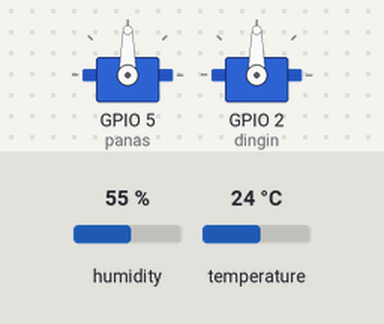
The program below on a simulated ESP32. On the bench: 2 × servo. The inputs (shaded band) are chosen by the test bench; at power-on: humidity 55 %, temperature 24 °C. WiFi joins after 1.5 s; servers stay silent unless stated; uploads are accepted with an empty reply; what the program prints to the serial monitor is not drawn.

Above: at 1.65 s.
At 3.3 s:
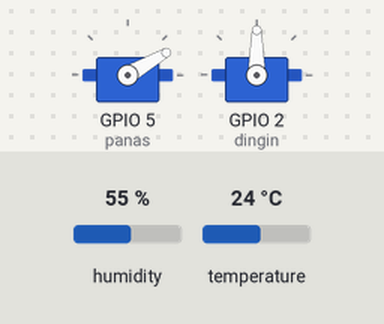
At 4.95 s:
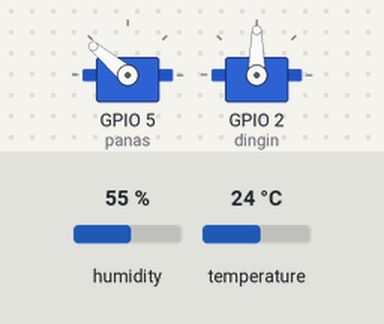
At 8.25 s:
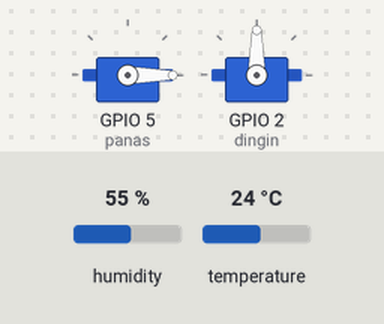
Timing chart, 0 to 10.2 s (numbered marks = the images above):
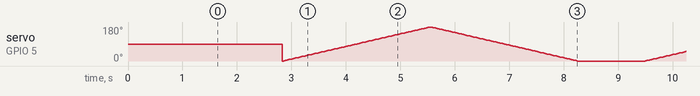

The program:

main.cpp
```cpp
#include "DHT.h"
#include <ESP32Servo.h>
#include <Arduino.h>
#if defined(ESP32)
  #include <WiFi.h>
#elif defined(ESP8266)
  #include <ESP8266WiFi.h>
#endif
#include <Firebase_ESP_Client.h>
#include <HTTPClient.h>
#include <Adafruit_Sensor.h>
#include <LittleFS.h>
#include <SD.h>
#include <Update.h>

#define DHTPIN 13
#define DHTTYPE DHT22

DHT dht(DHTPIN, DHTTYPE);

Servo panas;
Servo dingin;
int pos = 0;
//Provide the token generation process info.
#include "addons/TokenHelper.h"
//Provide the RTDB payload printing info and other helper functions.
#include "addons/RTDBHelper.h"

// Insert your network credentials
// WiFi credentials
const char* ssid = "Wokwi-GUEST";
const char* password = "";

// Firebase configuration
const char* FIREBASE_HOST = "buthtub-firebase-default-rtdb.firebaseio.com";
const char* FIREBASE_AUTH = "tGTdtPHtflw95j7ZM4WSfTRtzLQDcAxtQAzudEem";
const char* databaseURL = "https://buthtub-firebase-default-rtdb.firebaseio.com/data.json";

void setup() {
  panas.attach(5);
  dingin.attach(2);
  Serial.begin(9600);
  dht.begin();
  delay(100);

  // Connect to WiFi
  WiFi.begin(ssid, password);
  Serial.print("Connecting to WiFi");
  while (WiFi.status() != WL_CONNECTED) {
    Serial.print(".");
    delay(300);
  }
  Serial.println();
  Serial.print("Connected with IP: ");
  Serial.println(WiFi.localIP());
  Serial.println();
}

void loop() {
  // Read temperature and humidity
  float t = dht.readTemperature();
  float h = dht.readHumidity();
  Serial.print("Water temperature: ");
  Serial.println(t);
  Serial.print("Humidity: ");
  Serial.println(h);
  delay(1000);

  // Send data to Firebase using HTTP
  if (WiFi.status() == WL_CONNECTED) {
    HTTPClient http;
    http.begin(databaseURL);
    http.addHeader("Content-Type", "application/json");
    http.addHeader("Authorization", FIREBASE_AUTH);

    String data = String("{\"temperature\":") + String(t) + String(", \"humidity\":") + String(h) + String("}");
    int httpResponseCode = http.PUT(data);

    if (httpResponseCode > 0) {
      Serial.printf("Data sent successfully, response code: %d\n", httpResponseCode);
    } else {
      Serial.printf("Error sending data, response code: %d\n", httpResponseCode);
    }

    http.end();
  } else {
    Serial.println("WiFi not connected");
  }

  Serial.println("______________________________");
 for (pos = 0; pos <= 180; pos += 1) { // goes from 0 degrees to 180 degrees

    // in steps of 1 degree

    panas.write(pos);              // tell servo to go to position in variable 'pos'

    delay(15);                       // waits 15ms for the servo to reach the position

  }

  for (pos = 180; pos >= 0; pos -= 1) { // goes from 180 degrees to 0 degrees

    panas.write(pos);              // tell servo to go to position in variable 'pos'

    delay(15);
}
}
```
